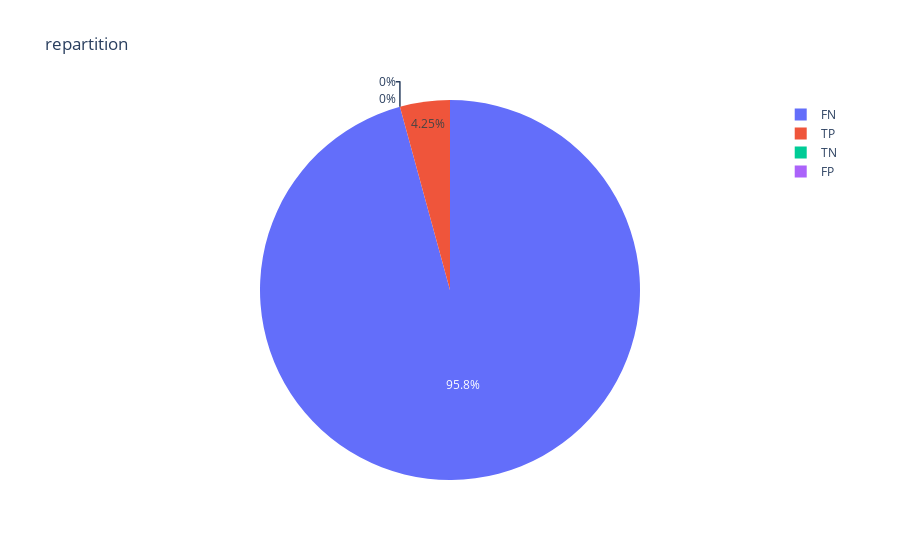

The notebook cell this image was saved under:
### Code cell
px.pie(pie_data, names='result', values='TARGET', title='repartition')

### Figure 1 — Plotly figure (JSON) as saved in the notebook; plotly's stock layout.template omitted (floating-point values rounded to 4 significant figures; data arrays with more than 128 entries replaced by an {"elided": "..."} marker saying what was removed)
{"data": [{"domain": {"x": [0, 1], "y": [0, 1]}, "hovertemplate": "result=%{label}<br>TARGET=%{value}<extra></extra>", "labels": {"elided": "20000 str values"}, "legendgroup": "", "name": "", "showlegend": true, "type": "pie", "values": {"elided": "20000 int values"}}], "layout": {"legend": {"tracegroupgap": 0}, "title": {"text": "repartition"}}}
